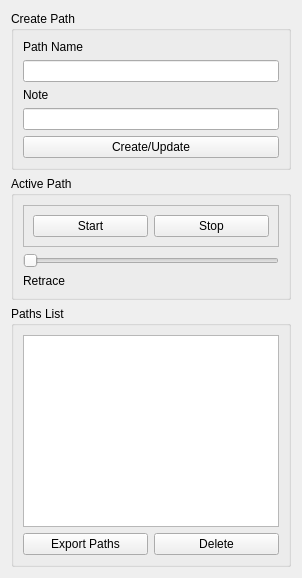
       <widget class="QWidget" name="tab_5">
        <attribute name="title">
         <string>Path</string>
        </attribute>
        <layout class="QGridLayout" name="gridLayout_13">
         <item row="0" column="0">
          <widget class="QGroupBox" name="groupBox_10">
           <property name="title">
            <string>Create Path</string>
           </property>
           <layout class="QGridLayout" name="gridLayout_12">
            <item row="4" column="0">
             <widget class="QLabel" name="label_6">
              <property name="text">
               <string>Note</string>
              </property>
             </widget>
            </item>
            <item row="3" column="0">
             <widget class="QLineEdit" name="lineEdit_2"/>
            </item>
            <item row="1" column="0">
             <widget class="QLabel" name="label_5">
              <property name="text">
               <string>Path Name</string>
              </property>
             </widget>
            </item>
            <item row="6" column="0">
             <widget class="QPushButton" name="pushButton_7">
              <property name="text">
               <string>Create/Update</string>
              </property>
             </widget>
            </item>
            <item row="5" column="0">
             <widget class="QLineEdit" name="lineEdit_3"/>
            </item>
           </layout>
          </widget>
         </item>
         <item row="2" column="0">
          <widget class="QGroupBox" name="groupBox_9">
           <property name="title">
            <string>Paths List</string>
           </property>
           <layout class="QGridLayout" name="gridLayout_11">
            <item row="1" column="0">
             <widget class="QPushButton" name="pushButton_8">
              <property name="text">
               <string>Export Paths</string>
              </property>
             </widget>
            </item>
            <item row="0" column="0" colspan="2">
             <widget class="QListWidget" name="listPaths"/>
            </item>
            <item row="1" column="1">
             <widget class="QPushButton" name="pushButton_9">
              <property name="text">
               <string>Delete</string>
              </property>
             </widget>
            </item>
           </layout>
          </widget>
         </item>
         <item row="1" column="0">
          <widget class="QGroupBox" name="groupBox_11">
           <property name="title">
            <string>Active Path</string>
           </property>
           <layout class="QVBoxLayout" name="verticalLayout_6">
            <item>
             <widget class="QFrame" name="frame_3">
              <property name="frameShape">
               <enum>QFrame::StyledPanel</enum>
              </property>
              <property name="frameShadow">
               <enum>QFrame::Raised</enum>
              </property>
              <layout class="QHBoxLayout" name="horizontalLayout_3">
               <item>
                <widget class="QPushButton" name="pushButton_5">
                 <property name="text">
                  <string>Start</string>
                 </property>
                </widget>
               </item>
               <item>
                <widget class="QPushButton" name="pushButton_6">
                 <property name="text">
                  <string>Stop</string>
                 </property>
                </widget>
               </item>
              </layout>
             </widget>
            </item>
            <item>
             <widget class="QSlider" name="horizontalSlider_2">
              <property name="orientation">
               <enum>Qt::Horizontal</enum>
              </property>
             </widget>
            </item>
            <item>
             <widget class="QLabel" name="label_15">
              <property name="text">
               <string>Retrace</string>
              </property>
             </widget>
            </item>
           </layout>
          </widget>
         </item>
        </layout>
       </widget>
